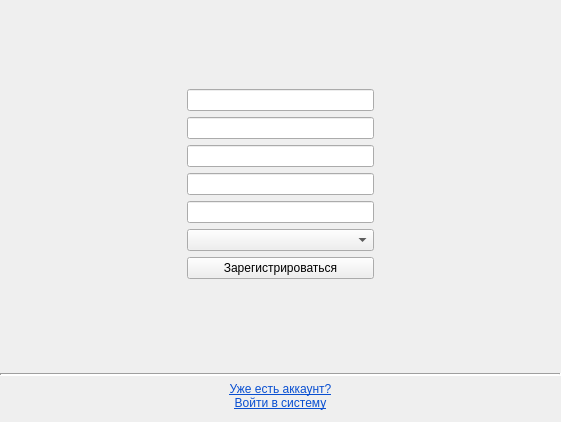
<?xml version="1.0" encoding="UTF-8"?>
<ui version="4.0">
 <class>FormRegistration</class>
 <widget class="QWidget" name="FormRegistration">
  <property name="geometry">
   <rect>
    <x>0</x>
    <y>0</y>
    <width>561</width>
    <height>422</height>
   </rect>
  </property>
  <property name="windowTitle">
   <string>Dialog</string>
  </property>
  <layout class="QVBoxLayout" name="verticalLayout_2">
   <property name="leftMargin">
    <number>0</number>
   </property>
   <property name="topMargin">
    <number>0</number>
   </property>
   <property name="rightMargin">
    <number>0</number>
   </property>
   <property name="bottomMargin">
    <number>12</number>
   </property>
   <item>
    <layout class="QHBoxLayout" name="horizontalLayout">
     <item>
      <spacer name="horizontalSpacer_2">
       <property name="orientation">
        <enum>Qt::Horizontal</enum>
       </property>
       <property name="sizeHint" stdset="0">
        <size>
         <width>40</width>
         <height>20</height>
        </size>
       </property>
      </spacer>
     </item>
     <item>
      <layout class="QVBoxLayout" name="verticalLayout">
       <item>
        <spacer name="verticalSpacer">
         <property name="orientation">
          <enum>Qt::Vertical</enum>
         </property>
         <property name="sizeHint" stdset="0">
          <size>
           <width>20</width>
           <height>40</height>
          </size>
         </property>
        </spacer>
       </item>
       <item>
        <widget class="QLineEdit" name="nameLineEdit">
         <property name="placeholderText">
          <string/>
         </property>
        </widget>
       </item>
       <item>
        <widget class="QLineEdit" name="surnameLineEdit"/>
       </item>
       <item>
        <widget class="QLineEdit" name="loginLineEdit"/>
       </item>
       <item>
        <widget class="QLineEdit" name="passwordLineEdit"/>
       </item>
       <item>
        <widget class="QLineEdit" name="passwordRepeatLineEdit"/>
       </item>
       <item>
        <widget class="QComboBox" name="userRoleComboBox">
         <property name="currentIndex">
          <number>-1</number>
         </property>
         <item>
          <property name="text">
           <string>Владелец</string>
          </property>
         </item>
         <item>
          <property name="text">
           <string>Администратор</string>
          </property>
         </item>
        </widget>
       </item>
       <item>
        <widget class="QPushButton" name="pushButton">
         <property name="text">
          <string>Зарегистрироваться</string>
         </property>
        </widget>
       </item>
       <item>
        <spacer name="verticalSpacer_2">
         <property name="orientation">
          <enum>Qt::Vertical</enum>
         </property>
         <property name="sizeHint" stdset="0">
          <size>
           <width>20</width>
           <height>40</height>
          </size>
         </property>
        </spacer>
       </item>
      </layout>
     </item>
     <item>
      <spacer name="horizontalSpacer">
       <property name="orientation">
        <enum>Qt::Horizontal</enum>
       </property>
       <property name="sizeHint" stdset="0">
        <size>
         <width>40</width>
         <height>20</height>
        </size>
       </property>
      </spacer>
     </item>
    </layout>
   </item>
   <item>
    <widget class="Line" name="line">
     <property name="lineWidth">
      <number>2</number>
     </property>
     <property name="orientation">
      <enum>Qt::Horizontal</enum>
     </property>
    </widget>
   </item>
   <item>
    <widget class="QLabel" name="authorizationLabel">
     <property name="text">
      <string>&lt;html&gt;&lt;head/&gt;&lt;body&gt;&lt;p align=&quot;center&quot;&gt;&lt;a href=&quot;whatever&quot;&gt;&lt;span style=&quot; text-decoration: underline; color:#094fd1;&quot;&gt;Уже есть аккаунт?&lt;br/&gt;Войти в систему&lt;/span&gt;&lt;/a&gt;&lt;/p&gt;&lt;/body&gt;&lt;/html&gt;</string>
     </property>
     <property name="textFormat">
      <enum>Qt::RichText</enum>
     </property>
     <property name="alignment">
      <set>Qt::AlignHCenter|Qt::AlignTop</set>
     </property>
     <property name="openExternalLinks">
      <bool>false</bool>
     </property>
     <property name="textInteractionFlags">
      <set>Qt::LinksAccessibleByMouse</set>
     </property>
    </widget>
   </item>
  </layout>
 </widget>
 <resources/>
 <connections/>
</ui>
